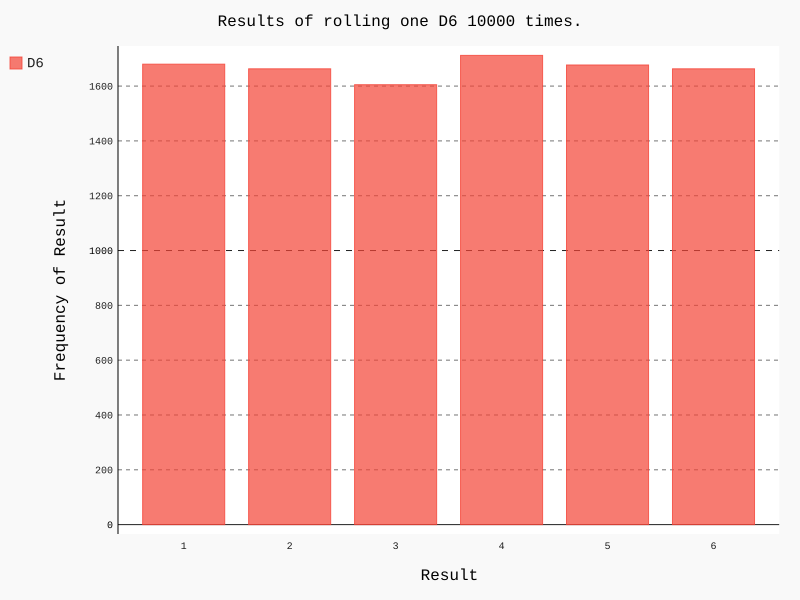

This chart was generated by the following Python code:
import pygal
from die import Die

#创建一个D6
die = Die( )

#投掷几次色子，并将结果储存在一个列表中
results = [ ]
for roll_num in range(10000):
    result = die.roll( )
    results.append(result)

#分析结果
frequencies = [ ]
for value in range(1, die.num_sides+1):
    frequency = results.count(value)
    frequencies.append(frequency)
    
#对结果进行可视化
hist = pygal.Bar()

hist.title = "Results of rolling one D6 10000 times."
hist.x_labels = ['1', '2', '3', '4', '5', '6']
hist.x_title = "Result"
hist.y_title = "Frequency of Result"

hist.add('D6', frequencies)
hist.render_to_file('die_visual.svg')
